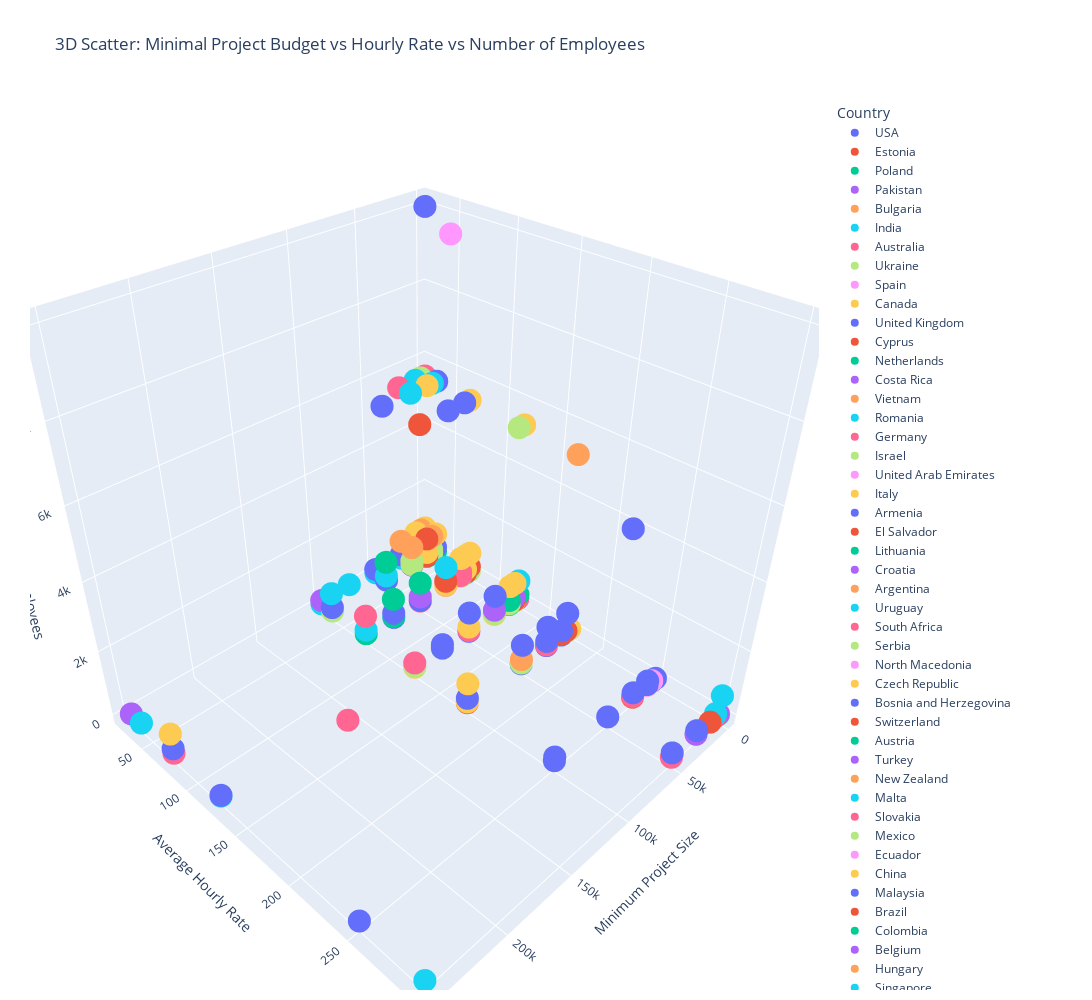

Write notebook code for a chart like this one.
### Code cell
fig = px.scatter_3d(
    new_df,
    x="Minimum Project Size",
    y="Average Hourly Rate",
    z="Number of Employees",
    color="Country",
    hover_name="Company_Name",
    title="3D Scatter: Minimal Project Budget vs Hourly Rate vs Number of Employees",
    width=1800,
    height=1000,

)

fig.update_layout(
    margin=dict(l=30,r=30,t=100,b=10),
)

fig.show()
